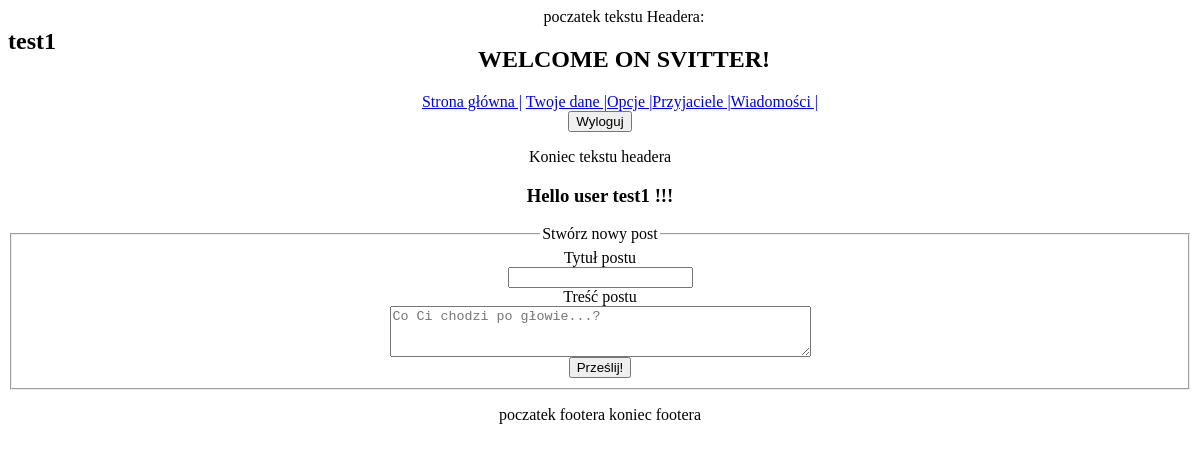
Page /index.php (signed in) on the earlier database version.
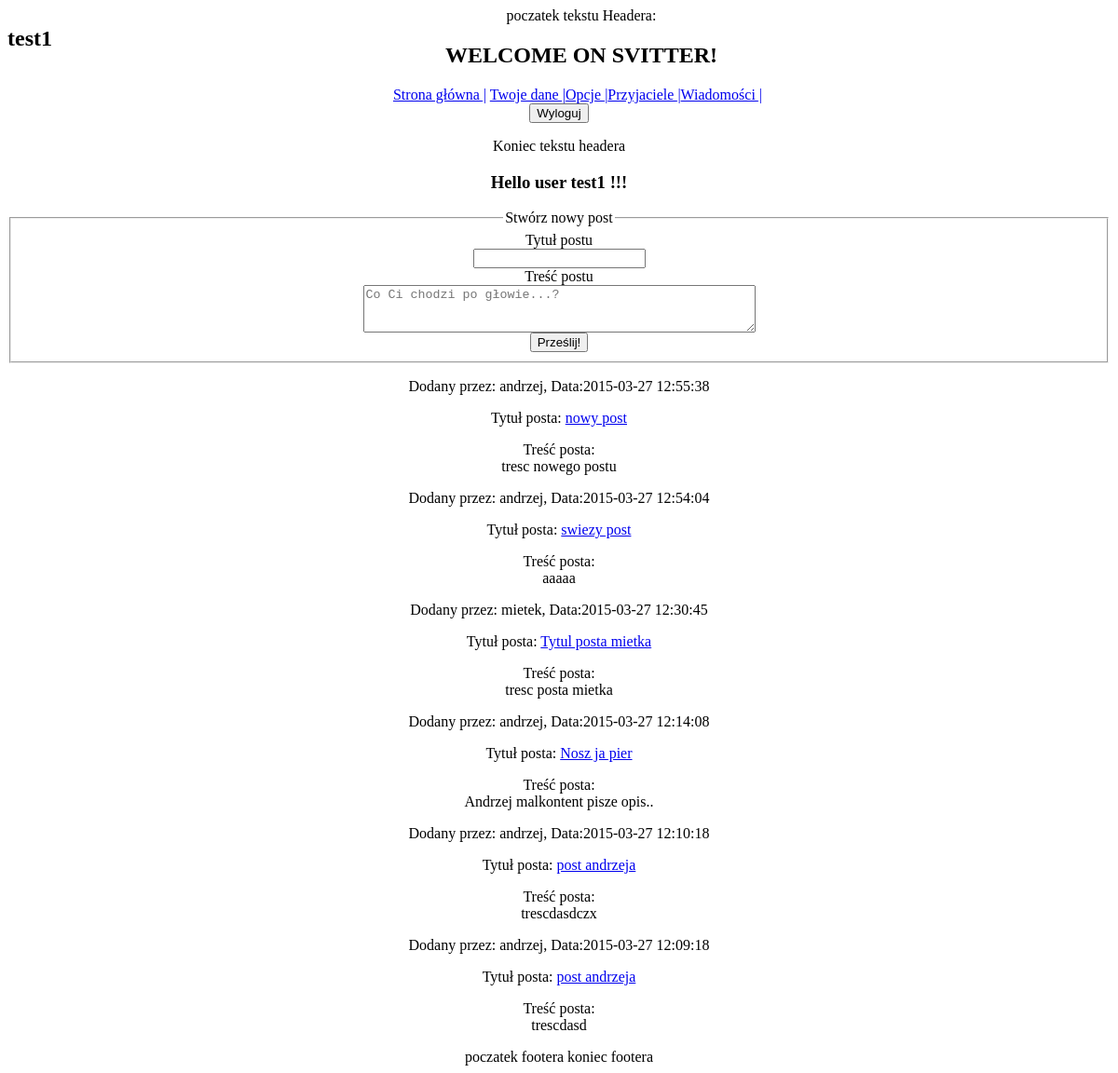
Same page on the later database version.
### tables this page shows
CREATE TABLE `Users` (
  `id` int(11) NOT NULL AUTO_INCREMENT,
  `name` varchar(30) NOT NULL,
  `password` varchar(60) NOT NULL,
  PRIMARY KEY (`id`),
  UNIQUE KEY `name` (`name`)
);

CREATE TABLE `Posts` (
  `post_id` int(11) NOT NULL AUTO_INCREMENT,
  `user_id` int(11) NOT NULL,
  `post_name` varchar(30) DEFAULT NULL,
  `post_input` varchar(140) DEFAULT NULL,
  `post_date` datetime DEFAULT NULL,
  PRIMARY KEY (`post_id`),
  KEY `user_id` (`user_id`),
  CONSTRAINT `Posts_ibfk_1` FOREIGN KEY (`user_id`) REFERENCES `Users` (`id`)
);

### index.php (the view)
<header><?php include("header.php");?></header>
<main>
<?php
if(isset($_SESSION['user_id'])) {
	echo "<h3>Hello user {$_SESSION['user_name']} !!! </h3> ";
echo("<div id='new_post_div'>
<form name='post_form' action='newpost.php' method='post'>
	<fieldset>
		<legend>Stwórz nowy post</legend>
		<label>Tytuł postu</label><br>
		<input type='text' name='post_name' maxlength='30'><br>
		<label>Treść postu</label><br>
		<textarea name='post_text' cols='50' rows='3' maxlength='140' placeholder='Co Ci chodzi po głowie...?'></textarea><br>
		<button type='submit' name='post_submit_button'>Prześlij!</button>
	</fieldset>
</form> ");
}
?>
</div>
<div id='container'>
	<?php
	if(isset($_SESSION['user_id'])) {
		$sql='SELECT * FROM Users JOIN Posts on Users.id=Posts.user_id ORDER BY post_date DESC';
		$result=$conn->query($sql);
		if($result->num_rows > 0) {
			while($row=$result->fetch_assoc()) {
				echo ("<p class='post-author'>
						Dodany przez: {$row['name']}, Data:{$row['post_date']}
				</p>
				");
				echo ("<p class='post-title'>
						Tytuł posta: <a href='post.php?page_id={$row['post_id']}'>{$row['post_name']}</a>
					</p>
				");
				echo ("<p class='post-content'>
						Treść posta: <br>
						{$row['post_input']}
						</p>
				");
			}
		}
	}
	?>
</div>
</main>
<?php include("footer.php");?>

### header.php (shortened to what this page needs)
<!DOCTYPE html>
<html>
<head>
	<link rel="stylesheet" href="style.css">
</head>
<body>
	<?php include("connection.php");?>
	poczatek tekstu Headera:
	<h2 class="user-name-top"><?php
	if(isset($_SESSION['user_id'])) {
		$sql="SELECT * FROM Users WHERE id={$_SESSION['user_id']}";
		$result=$conn->query($sql);
		if($result->num_rows > 0) {
			while($row=$result->fetch_assoc()) {
				echo($row['name']);
			}
		}
	}
	else {
		echo "nie jesteś zalogowany";
	}
	?></h2>
	<br>
	<h2>WELCOME ON SVITTER!</h2>
	<nav>
		<ul class="main-menu">
			<a href="index.php">Strona główna |</a>
			<?php
			if (isset($_SESSION['user_id'])) {
				echo ("<a href='user.php'>Twoje dane |</a>");
				echo("<a href='settings.php'>Opcje |</a>");
				echo("<a href='friends'>Przyjaciele |</a>");
			    echo ("<a href='messages'>Wiadomości |</a>");
				echo ("<form method='post' action='logout.php'>
						<button type='submit' name='logout_button'>Wyloguj</button>
						</form>");
			}
			else {
				echo("<a href='register.php'>Zarejestruj się |</a>");
				echo("<a href='login.php'>Zaloguj się |</a>");
			}
			?>
		</ul>
	</nav>
	Koniec tekstu headera

### footer.php
	<footer>poczatek footera
	koniec footera
	</footer>
</body>
</html>

### style.css (style rules this page uses)
.main-menu { display: inline; }
body { text-align:center; }
.user-name-top { float:left; }

Differences in the rows shown:
added posts: user.name "andrzej", post_date "2015-03-27 12:55:38", post_name "nowy post", post_input "tresc nowego postu"
added posts: user.name "andrzej", post_date "2015-03-27 12:54:04", post_name "swiezy post", post_input "aaaaa"
added posts: user.name "mietek", post_date "2015-03-27 12:30:45", post_name "Tytul posta mietka", post_input "tresc posta mietka"
added posts: user.name "andrzej", post_date "2015-03-27 12:14:08", post_name "Nosz ja pier", post_input "Andrzej malkontent pisze opis.."
added posts: user.name "andrzej", post_date "2015-03-27 12:10:18", post_name "post andrzeja", post_input "trescdasdczx"
added posts: user.name "andrzej", post_date "2015-03-27 12:09:18", post_name "post andrzeja", post_input "trescdasd"
